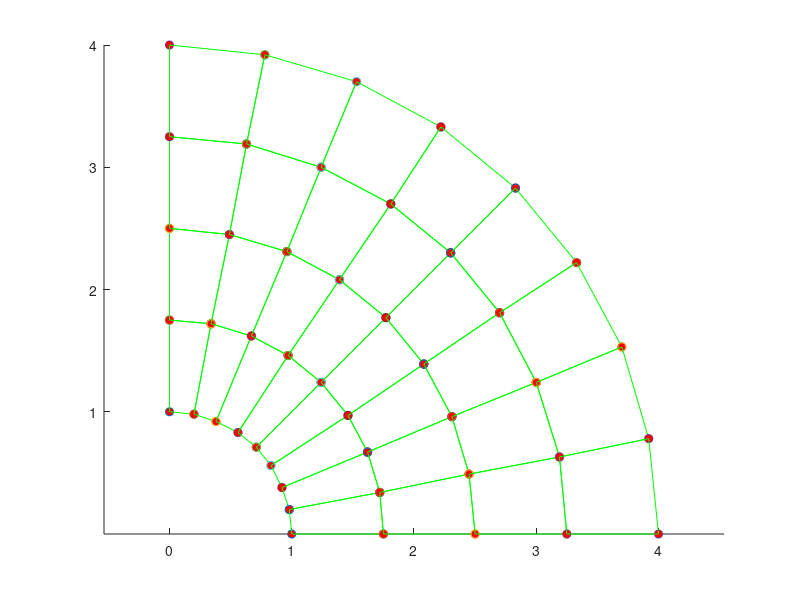
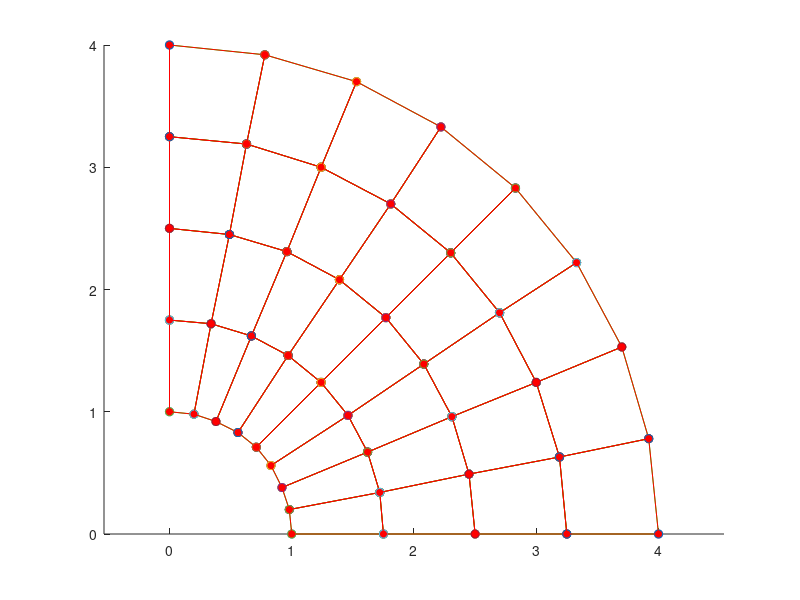

Write the MATLAB code that produced these figures, in order.
function FEM_2Dor3D_linelast_standard
%
%          Example 2D and 3D Linear elastic FEM code
%            Currently coded to run either plane strain or plane stress (2DOF) or general 3D but
%            could easily be modified for axisymmetry too.
%
%        Variables read from input file;
%        nprops              No. material parameters
%        materialprops(i)    List of material parameters
%        ncoord              No. spatial coords (2 for 2D, 3 for 3D)
%        ndof                No. degrees of freedom per node (2 for 2D, 3 for 3D)
%                            (here ndof=ncoord, but the program allows them to be different
%                            to allow extension to plate & beam elements with C^1 continuity)
%        nnode               No. nodes
%        coords(i,j)         ith coord of jth node, for i=1..ncoord; j=1..nnode
%        nelem               No. elements
%        maxnodes            Max no. nodes on any one element (used for array dimensioning)
%        nelnodes(i)         No. nodes on the ith element
%        elident(i)          An integer identifier for the ith element.  Not used
%                            in this code but could be used to switch on reduced integration,
%                            etc.
%        connect(i,j)        List of nodes on the jth element
%        nfix                Total no. prescribed displacements
%        fixnodes(i,j)       List of prescribed displacements at nodes
%                            fixnodes(1,j) Node number
%                            fixnodes(2,j) Displacement component number (1, 2 or 3)
%                            fixnodes(3,j) Value of the displacement
%        ndload              Total no. element faces subjected to tractions
%        dloads(i,j)         List of element tractions
%                            dloads(1,j) Element number
%                            dloads(2,j) face number
%                            dloads(3,j), dloads(4,j), dloads(5,j) Components of traction
%                            (assumed uniform) 
%
%  To run the program you first need to set up an input file, as described in 
%  the lecture notes.  Then change the fopen command below to point to the file.
%  Also change the fopen command in the post-processing step (near the bottom of the
%  program) to point to a suitable output file.  Then execute the file in
%  the usual fashion (e.g. hit the green arrow at the top of the MATLAB
%  editor window)
% 
%
% ==================== Read data from the input file ===========================
%
%
% YOU NEED TO CHANGE THE PATH & FILE NAME TO POINT TO YOUR INPUT FILE
%
infile=fopen('Linear_elastic_pressurized_cylinder.txt','r');
outfile=fopen('FEM_results.txt','w');

[nprops,materialprops,ncoord,ndof,nnode,coords,nelem,maxnodes,connect,nelnodes,elident,nfix,fixnodes,ndload,dloads] = read_input_file(infile);

fclose(infile);

% Plot the initial mesh as a check
close all
figure
plotmesh(coords,ncoord,nnode,connect,nelem,elident,nelnodes,'g');

%
%============================ MAIN FEM ANALYSIS PROCEDURE ========================
%
%   dofs        Nodal displacements.  Let u_i^a be ith displacement component
%               at jth node.  Then dofs contain (u_1^1, u_2^1, u_1^2, u_2^2....) for 2D
%               and (u_1^1, u_2^1, u_3^1, u_1^2, u_2^2, u_3^2....) for 3D
%
%   K           Global stiffness matrix.  Stored as (K_1111 K_1112  K_1121  K_1122...
%                                                    K_1211 K_1212  K_1221  K_1222...
%                                                    K_2111 K_2112  K_2121  K_2122...)
%               for 2D problem and similarly for 3D problem
%   r           Force vector.  Currently only includes contribution from tractions
%               acting on element faces (i.e. body forces are neglected)
%
  dofs = zeros(ndof*nnode,1);  

  K = globalstiffness(ncoord,ndof,nnode,coords,nelem,maxnodes,elident,nelnodes,connect,materialprops,dofs);

  r = globaltraction(ncoord,ndof,nnode,ndload,coords,nelnodes,elident,connect,dloads,dofs);

%
%  Fix constrained nodes.  We should really do this in a way that preserves the symmetry of K
%  but it's not worth it for the small demo problems here.
%
  for n = 1:nfix
     rw = ndof*(fixnodes(1,n)-1) + fixnodes(2,n);
     for cl = 1:ndof*nnode
        K(rw,cl) = 0;
     end
     K(rw,rw) = 1.;
     r(rw) = fixnodes(3,n);
  end
%
% Solve for the displacements
%

  dofs = K\r;

%
%================================= POST-PROCESSING =================================
%
% Create a plot of the deformed mesh
%

  defcoords = zeros(ndof,nnode); 
  scalefactor = 1.0;
  for i = 1:nnode
    for j = 1:ndof
       defcoords(j,i) = coords(j,i) + scalefactor*dofs(ndof*(i-1)+j); 
    end
  end

 figure
 plotmesh(coords,ncoord,nnode,connect,nelem,elident,nelnodes,'g');
 hold on
 plotmesh(defcoords,ncoord,nnode,connect,nelem,elident,nelnodes,'r');  
  
 print_results(outfile, ...
    nprops,materialprops,ncoord,ndof,nnode,coords, ...
    nelem,maxnodes,connect,nelnodes,elident, ...
    nfix,fixnodes,ndload,dloads,dofs)
 
fclose(outfile); 
end 

%================= Material Stiffness ==================================
%
%    Computes elasticity tensor C_{ijkl} = shear modulus and Poissons ratio
%    Currently coded either for plane strain, plane stress or general 3D.
%
function C = materialstiffness(ndof,ncoord,strain,materialprops)

   mu = materialprops(1);
   nu = materialprops(2);
   
   C = zeros(ndof,ncoord,ndof,ncoord);
   
   if (ncoord == 2)   

%  planestrain = 0 => plane stress, planestrain = 1 => plane strain
   planestrain = materialprops(3);
 
     for i = 1:2
       for j = 1:2
         for k = 1:2
           for l = 1:2
             if (planestrain==1) 
               if (i==j && k==l)
                   C(i,j,k,l) = C(i,j,k,l)+2*mu*nu/(1-2*nu);
               end
             else
               if (i==j && k==l)
                   C(i,j,k,l) = C(i,j,k,l)+2*mu*nu/(1-nu);
               end
             end
             if (i==l && k==j)
                 C(i,j,k,l) = C(i,j,k,l)+mu;
             end
             if (i==k && j==l)
                 C(i,j,k,l) = C(i,j,k,l)+mu;
             end
           end
         end
       end
     end
     
   elseif (ncoord == 3) 

     for i = 1:3 
       for j = 1:3
         for k = 1:3
           for l = 1:3
             if (i==j && k==l)
                 C(i,j,k,l)=C(i,j,k,l) + 2.*mu*nu/(1.-2.*nu);
             end
             if (i==k && j==l)
                 C(i,j,k,l)=C(i,j,k,l) + mu;
             end
             if (i==l && j==k)
                 C(i,j,k,l)=C(i,j,k,l) + mu;
             end
            end
          end
        end
      end
    end

 end
%================= Material Stress ==================================
%
%   Computes stress sigma_{ij} given strain epsilon_{ij}
%
function stress = materialstress(ndof,ncoord,strain,materialprops)

   C = materialstiffness(ndof,ncoord,strain,materialprops);
   stress = zeros(ndof,ncoord);
   for i = 1 : ndof
     for j = 1 : ncoord
        for k = 1 : ndof
          for l = 1: ncoord
            stress(i,j) = stress(i,j) + C(i,j,k,l)*strain(k,l);
          end
        end
     end
   end
  end
%
%====================== No. integration points =============================
%
%   Defines the number of integration points:be used for
%   each element type
%
function n = numberofintegrationpoints(ncoord,nelnodes,elident)
  
   if (ncoord == 1) 
     n = nelnodes;   
   elseif (ncoord == 2) 
     if (nelnodes == 3)
         n = 1;
     end
     if (nelnodes == 6)
         n = 3;
     end
     if (nelnodes == 4)
         n = 4;
     end
     if (nelnodes == 8)
         n = 9;
     end
   elseif (ncoord == 3) 
     if (nelnodes == 4)
         n = 1 ;
     end
     if (nelnodes == 10)
         n = 4;
     end
     if (nelnodes == 8)
         n = 8;
     end
     if (nelnodes == 20)
         n = 27;
     end
   end
end   
%
%====================== INTEGRATION POINTS ==================================
%
%   Defines positions of integration points
%
function xi = integrationpoints(ncoord,nelnodes,npoints,elident)

   xi = zeros(ncoord,npoints);
%
%  1D elements
%
   if (ncoord == 1) 
     if (npoints==1) 
       xi(1,1) = 0.;
     elseif (npoints == 2) 
       xi(1,1) = -0.5773502692;
       xi(1,2) = -xi(1,1);
     elseif (npoints == 3) 
       xi(1,1) = -0.7745966692;
       xi(1,2) = 0.0;
       xi(1,3) = -xi(1,1);
     end
%
%  2D elements
%
   elseif (ncoord == 2) 
%
%    Triangular element
%
     if ( nelnodes == 3 || nelnodes == 6 ) 
       if (npoints == 1) 
         xi(1,1) = 1./3.;
         xi(2,1) = 1./3.;
       elseif (npoints == 3) 
         xi(1,1) = 0.6;
         xi(2,1) = 0.2;
         xi(1,2) = 0.2;
         xi(2,2) = 0.6;
         xi(1,3) = 0.2;
         xi(2,3) = 0.2;
       elseif (npoints == 4) 
         xi(1,1) = 1./3.;
         xi(2,1) = 1./3.;
         xi(1,2) = 0.6;
         xi(2,2) = 0.2;
         xi(1,3) = 0.2;
         xi(2,3) = 0.6;
         xi(1,4) = 0.2;
         xi(2,4) = 0.2;
       end
%
%    Rectangular element
%                  
     elseif ( nelnodes==4 || nelnodes==8 ) 

       if (npoints == 1) 
         xi(1,1) = 0.;
         xi(2,1) = 0.;
       elseif (npoints == 4) 
         xi(1,1) = -0.5773502692;
         xi(2,1) = xi(1,1);
         xi(1,2) = -xi(1,1);
         xi(2,2) = xi(1,1);
         xi(1,3) = xi(1,1);
         xi(2,3) = -xi(1,1);
         xi(1,4) = -xi(1,1);
         xi(2,4) = -xi(1,1);
       elseif (npoints == 9) 
         xi(1,1) = -0.7745966692;
         xi(2,1) = xi(1,1);
         xi(1,2) = 0.0;
         xi(2,2) = xi(1,1);
         xi(1,3) = -xi(1,1);
         xi(2,3) = xi(1,1);
         xi(1,4) = xi(1,1);
         xi(2,4) = 0.0;
         xi(1,5) = 0.0;
         xi(2,5) = 0.0;
         xi(1,6) = -xi(1,1);
         xi(2,6) = 0.0;
         xi(1,7) = xi(1,1);
         xi(2,7) = -xi(1,1);
         xi(1,8) = 0.;
         xi(2,8) = -xi(1,1);
         xi(1,9) = -xi(1,1);
         xi(2,9) = -xi(1,1);
       end
     end
%
%   3D elements
%
   elseif (ncoord == 3) 
%
%  3D elements
%
     if (nelnodes == 4 || nelnodes==10 ) 
       if (npoints == 1) 
         xi(1,1) = 0.25;
         xi(2,1) = 0.25;
         xi(3,1) = 0.25;
       elseif (npoints == 4) 
         xi(1,1) = 0.58541020;
         xi(2,1) = 0.13819660;
         xi(3,1) = xi(2,1);
         xi(1,2) = xi(2,1);
         xi(2,2) = xi(1,1);
         xi(3,2) = xi(2,1);
         xi(1,3) = xi(2,1);
         xi(2,3) = xi(2,1);
         xi(3,3) = xi(1,1);
         xi(1,4) = xi(2,1);
         xi(2,4) = xi(2,1);
         xi(3,4) = xi(2,1);
       end
     elseif ( nelnodes==8 || nelnodes==20 ) 
       if (npoints == 1) 
         xi(1,1) = 0.;
         xi(2,1) = 0.;
         xi(3,1) = 0.;
       elseif (npoints == 8) 
         x1D = [-0.5773502692,0.5773502692];
         for k = 1:2
           for j = 1:2 
             for i = 1:2
               n = 4*(k-1) + 2*(j-1) + i;
               xi(1,n) = x1D(i);
               xi(2,n) = x1D(j);
               xi(3,n) = x1D(k);
             end
           end
         end
       elseif (npoints == 27) 
         x1D = [-0.7745966692,0.,0.7745966692];
         for k = 1:3
           for j = 1:3
             for i = 1:3
               n = 9*(k-1) + 3*(j-1) + i;
               xi(1,n) = x1D(i);
               xi(2,n) = x1D(j);
               xi(3,n) = x1D(k);
             end
           end
         end
       end
     end
   end
end

%
%================= INTEGRATION WEIGHTS ==================================
%
%   Defines integration weights w_i
%
function w = integrationweights(ncoord,nelnodes,npoints,elident)

   w = zeros(npoints,1);

%
%  1D elements
%
   if (ncoord == 1) 
     if (npoints == 1)
       w(1) = 2.;
     elseif (npoints == 2) 
       w = [1.,1.];
     elseif (npoints == 3) 
       w = [0.555555555,0.888888888,0.555555555];
     end
%
%  2D elements
%
   elseif (ncoord == 2) 
%
%    Triangular element
%
     if ( nelnodes == 3 || nelnodes == 6 ) 
       if (npoints == 1) 
         w(1) = 0.5;
       elseif (npoints == 3) 
         w(1) = 1./6.;
         w(2) = 1./6.;
         w(3) = 1./6.;
       elseif (npoints == 4) 
         w = [-27./96.,25./96.,25/96.,25/96.];
       end
%
%    Rectangular element
%                  
     elseif ( nelnodes==4 || nelnodes==8 ) 

       if (npoints == 1) 
         w(1) = 4.;
       elseif (npoints == 4) 
         w = [1.,1.,1.,1.];
       elseif (npoints == 9 ) 
         w1D = [0.555555555,0.888888888,0.55555555555];
         for j = 1:3
           for i = 1:3
             n = 3*(j-1)+i;
             w(n) = w1D(i)*w1D(j);
           end
         end    
       end
     end 

   elseif (ncoord == 3) 
%
%  3D elements
%
     if (nelnodes == 4 || nelnodes==10 ) 
       if (npoints == 1) 
         w(1) = 1./6.;
       elseif (npoints == 4) 
         w = [1./24.,1./24.,1./24.,1./24.];
       end
     elseif ( nelnodes==8 || nelnodes==20 ) 
       if (npoints == 1) 
         w(1) = 8.;
       elseif (npoints == 8) 
         w = [1.,1.,1.,1.,1.,1.,1.,1.];
       elseif (npoints == 27) 
         w1D = [0.555555555,0.888888888,0.55555555555];
         for k = 1:3
           for j = 1:3
             for i = 1:3
               n = 9*(k-1)+3*(j-1)+i;
               w(n) = w1D(i)*w1D(j)*w1D(k);
             end
           end    
         end
       end
     end
   end
end

%
%================= SHAPE FUNCTIONS ==================================
%
%        Calculates shape functions for various element types
%
function N = shapefunctions(nelnodes,ncoord,elident,xi)
 

   N = zeros(nelnodes,1);
%
%  1D elements
%
  if (ncoord == 1) 
    if (nelnodes==2) 
      N(1) = 0.5*(1.+xi(1));
      N(2) = 0.5*(1.-xi(1));
    elseif (nelnodes == 3) 
      N(1) = -0.5*xi(1)*(1.-xi(1));
      N(2) =  0.5*xi(1)*(1.+xi(1));
      N(3) = (1.-xi(1))*(1.+xi(1));
    end
%
%  2D elements
%
   elseif (ncoord == 2) 
%
%    Triangular element
%
     if ( nelnodes == 3 ) 
       N(1) = xi(1);
       N(2) = xi(2);
       N(3) = 1.-xi(1)-xi(2);               
     elseif ( nelnodes == 6 ) 
       xi3 = 1.-xi(1)-xi(2);
       N(1) = (2.*xi(1)-1.)*xi(1);
       N(2) = (2.*xi(2)-1.)*xi(2);
       N(3) = (2.*xi3-1.)*xi3;
       N(4) = 4.*xi(1)*xi(2);
       N(5) = 4.*xi(2)*xi3;
       N(6) = 4.*xi3*xi(1);
%
%    Rectangular element
%                  
     elseif ( nelnodes == 4 ) 
       N(1) = 0.25*(1.-xi(1))*(1.-xi(2));
       N(2) = 0.25*(1.+xi(1))*(1.-xi(2));
       N(3) = 0.25*(1.+xi(1))*(1.+xi(2));
       N(4) = 0.25*(1.-xi(1))*(1.+xi(2));
     elseif (nelnodes == 8) 
       N(1) = -0.25*(1.-xi(1))*(1.-xi(2))*(1.+xi(1)+xi(2));
       N(2) = 0.25*(1.+xi(1))*(1.-xi(2))*(xi(1)-xi(2)-1.);
       N(3) = 0.25*(1.+xi(1))*(1.+xi(2))*(xi(1)+xi(2)-1.);
       N(4) = 0.25*(1.-xi(1))*(1.+xi(2))*(xi(2)-xi(1)-1.);
       N(5) = 0.5*(1.-xi(1)*xi(1))*(1.-xi(2));
       N(6) = 0.5*(1.+xi(1))*(1.-xi(2)*xi(2));
       N(7) = 0.5*(1.-xi(1)*xi(1))*(1.+xi(2));
       N(8) = 0.5*(1.-xi(1))*(1.-xi(2)*xi(2));
     end
%
   elseif (ncoord==3) 

     if (nelnodes == 4) 
       N(1) = xi(1);
       N(2) = xi(2);
       N(3) = xi(3);
       N(4) = 1.-xi(1)-xi(2)-xi(3);
     elseif (nelnodes == 10) 
       xi4 = 1.-xi(1)-xi(2)-xi(3);
       N(1) = (2.*xi(1)-1.)*xi(1);
       N(2) = (2.*xi(2)-1.)*xi(2);
       N(3) = (2.*xi(3)-1.)*xi(3);
       N(4) = (2.*xi4-1.)*xi4;
       N(5) = 4.*xi(1)*xi(2);
       N(6) = 4.*xi(2)*xi(3);
       N(7) = 4.*xi(3)*xi(1);
       N(8) = 4.*xi(1)*xi4;
       N(9) = 4.*xi(2)*xi4;
       N(10) = 4.*xi(3)*xi4;
     elseif (nelnodes == 8) 
       N(1) = (1.-xi(1))*(1.-xi(2))*(1.-xi(3))/8.;
       N(2) = (1.+xi(1))*(1.-xi(2))*(1.-xi(3))/8.;
       N(3) = (1.+xi(1))*(1.+xi(2))*(1.-xi(3))/8.;
       N(4) = (1.-xi(1))*(1.+xi(2))*(1.-xi(3))/8.;
       N(5) = (1.-xi(1))*(1.-xi(2))*(1.+xi(3))/8.;
       N(6) = (1.+xi(1))*(1.-xi(2))*(1.+xi(3))/8.;
       N(7) = (1.+xi(1))*(1.+xi(2))*(1.+xi(3))/8.;
       N(8) = (1.-xi(1))*(1.+xi(2))*(1.+xi(3))/8.;
     elseif (nelnodes == 20) 
       N(1) = (1.-xi(1))*(1.-xi(2))*(1.-xi(3))*(-xi(1)-xi(2)-xi(3)-2.)/8.;
       N(2) = (1.+xi(1))*(1.-xi(2))*(1.-xi(3))*(xi(1)-xi(2)-xi(3)-2.)/8.;
       N(3) = (1.+xi(1))*(1.+xi(2))*(1.-xi(3))*(xi(1)+xi(2)-xi(3)-2.)/8.;
       N(4) = (1.-xi(1))*(1.+xi(2))*(1.-xi(3))*(-xi(1)+xi(2)-xi(3)-2.)/8.;
       N(5) = (1.-xi(1))*(1.-xi(2))*(1.+xi(3))*(-xi(1)-xi(2)+xi(3)-2.)/8.;
       N(6) = (1.+xi(1))*(1.-xi(2))*(1.+xi(3))*(xi(1)-xi(2)+xi(3)-2.)/8.;
       N(7) = (1.+xi(1))*(1.+xi(2))*(1.+xi(3))*(xi(1)+xi(2)+xi(3)-2.)/8.;
       N(8) = (1.-xi(1))*(1.+xi(2))*(1.+xi(3))*(-xi(1)+xi(2)+xi(3)-2.)/8.;
       N(9)  = (1.-xi(1)^2)*(1.-xi(2))*(1.-xi(3))/4.;
       N(10) = (1.+xi(1))*(1.-xi(2)^2)*(1.-xi(3))/4.;
       N(11) = (1.-xi(1)^2)*(1.+xi(2))*(1.-xi(3))/4.;
       N(12) = (1.-xi(1))*(1.-xi(2)^2)*(1.-xi(3))/4.;
       N(13) = (1.-xi(1)^2)*(1.-xi(2))*(1.+xi(3))/4.;
       N(14) = (1.+xi(1))*(1.-xi(2)^2)*(1.+xi(3))/4.;
       N(15) = (1.-xi(1)^2)*(1.+xi(2))*(1.+xi(3))/4.;
       N(16) = (1.-xi(1))*(1.-xi(2)^2)*(1.+xi(3))/4.;
       N(17) = (1.-xi(1))*(1.-xi(2))*(1.-xi(3)^2)/4.;
       N(18) = (1.+xi(1))*(1.-xi(2))*(1.-xi(3)^2)/4.;
       N(19) = (1.+xi(1))*(1.+xi(2))*(1.-xi(3)^2)/4.;
       N(20) = (1.-xi(1))*(1.+xi(2))*(1.-xi(3)^2)/4.;
     end
   end

end

%
%================= SHAPE FUNCTION DERIVATIVES ======================
%
function dNdxi = shapefunctionderivs(nelnodes,ncoord,elident,xi)

  dNdxi = zeros(nelnodes,ncoord);
%
% 1D elements
%
  if (ncoord == 1) 
    if (nelnodes==2) 
      dNdxi(1,1) = 0.5;
      dNdxi(2,1) = -0.5;
    elseif (nelnodes == 3) 
      dNdxi(1,1) = -0.5+xi(1);
      dNdxi(2,1) =  0.5+xi(1);
      dNdxi(3,1) = -2.*xi(1);
    end
%
%  2D elements
%
   elseif (ncoord == 2) 
%
%    Triangular element
%
     if ( nelnodes == 3 ) 
       dNdxi(1,1) = 1.;
       dNdxi(2,2) = 1.;
       dNdxi(3,1) = -1.;
       dNdxi(3,2) = -1.;               
     elseif ( nelnodes == 6 ) 
       xi3 = 1.-xi(1)-xi(2);
       dNdxi(1,1) = 4.*xi(1)-1.;
       dNdxi(2,2) = 4.*xi(2)-1.;
       dNdxi(3,1) = -(4.*xi3-1.);
       dNdxi(3,2) = -(4.*xi3-1.);
       dNdxi(4,1) = 4.*xi(2);
       dNdxi(4,2) = 4.*xi(1);
       dNdxi(5,1) = -4.*xi(2);
       dNdxi(5,2) = -4.*xi(1);
       dNdxi(6,1) = 4.*xi3 - 4.*xi(1);
       dNdxi(6,2) = 4.*xi3 - 4.*xi(2);
%
%    Rectangular element
%                  
     elseif ( nelnodes == 4 ) 
       dNdxi(1,1) = -0.25*(1.-xi(2));
       dNdxi(1,2) = -0.25*(1.-xi(1));
       dNdxi(2,1) = 0.25*(1.-xi(2));
       dNdxi(2,2) = -0.25*(1.+xi(1));
       dNdxi(3,1) = 0.25*(1.+xi(2));
       dNdxi(3,2) = 0.25*(1.+xi(1));
       dNdxi(4,1) = -0.25*(1.+xi(2));
       dNdxi(4,2) = 0.25*(1.-xi(1));
     elseif (nelnodes == 8) 
       dNdxi(1,1) = 0.25*(1.-xi(2))*(2.*xi(1)+xi(2));
       dNdxi(1,2) = 0.25*(1.-xi(1))*(xi(1)+2.*xi(2));
       dNdxi(2,1) = 0.25*(1.-xi(2))*(2.*xi(1)-xi(2));
       dNdxi(2,2) = 0.25*(1.+xi(1))*(2.*xi(2)-xi(1));
       dNdxi(3,1) = 0.25*(1.+xi(2))*(2.*xi(1)+xi(2));
       dNdxi(3,2) = 0.25*(1.+xi(1))*(2.*xi(2)+xi(1));
       dNdxi(4,1) = 0.25*(1.+xi(2))*(2.*xi(1)-xi(2));
       dNdxi(4,2) = 0.25*(1.-xi(1))*(2.*xi(2)-xi(1));
       dNdxi(5,1) = -xi(1)*(1.-xi(2));
       dNdxi(5,2) = -0.5*(1.-xi(1)*xi(1));
       dNdxi(6,1) = 0.5*(1.-xi(2)*xi(2));
       dNdxi(6,2) = -(1.+xi(1))*xi(2);
       dNdxi(7,1) = -xi(1)*(1.+xi(2));
       dNdxi(7,2) = 0.5*(1.-xi(1)*xi(1));
       dNdxi(8,1) = -0.5*(1.-xi(2)*xi(2));
       dNdxi(8,2) = -(1.-xi(1))*xi(2);
      end
%
%    3D elements
%
   elseif (ncoord==3) 

     if (nelnodes == 4) 
       dNdxi(1,1) = 1.;
       dNdxi(2,2) = 1.;
       dNdxi(3,3) = 1.;
       dNdxi(4,1) = -1.;
       dNdxi(4,2) = -1.;
       dNdxi(4,3) = -1.;
     elseif (nelnodes == 10) 
       xi4 = 1.-xi(1)-xi(2)-xi(3);
       dNdxi(1,1) = (4.*xi(1)-1.);
       dNdxi(2,2) = (4.*xi(2)-1.);
       dNdxi(3,3) = (4.*xi(3)-1.);
       dNdxi(4,1) = -(4.*xi4-1.);
       dNdxi(4,2) = -(4.*xi4-1.);
       dNdxi(4,3) = -(4.*xi4-1.);
       dNdxi(5,1) = 4.*xi(2);
       dNdxi(5,2) = 4.*xi(1);
       dNdxi(6,2) = 4.*xi(3);
       dNdxi(6,3) = 4.*xi(2);
       dNdxi(7,1) = 4.*xi(3);
       dNdxi(7,3) = 4.*xi(1); 
       dNdxi(8,1) = 4.*(xi4-xi(1));
       dNdxi(8,2) = -4.*xi(1);
       dNdxi(8,3) = -4.*xi(1);
       dNdxi(9,1) = -4.*xi(2);
       dNdxi(9,2) = 4.*(xi4-xi(2));
       dNdxi(9,3) = -4.*xi(2);
       dNdxi(10,1) = -4.*xi(3)*xi4;
       dNdxi(10,2) = -4.*xi(3);
       dNdxi(10,3) = 4.*(xi4-xi(3));
     elseif (nelnodes == 8) 
       dNdxi(1,1) = -(1.-xi(2))*(1.-xi(3))/8.;
       dNdxi(1,2) = -(1.-xi(1))*(1.-xi(3))/8.;
       dNdxi(1,3) = -(1.-xi(1))*(1.-xi(2))/8.;
       dNdxi(2,1) = (1.-xi(2))*(1.-xi(3))/8.;
       dNdxi(2,2) = -(1.+xi(1))*(1.-xi(3))/8.;
       dNdxi(2,3) = -(1.+xi(1))*(1.-xi(2))/8.;
       dNdxi(3,1) = (1.+xi(2))*(1.-xi(3))/8.;
       dNdxi(3,2) = (1.+xi(1))*(1.-xi(3))/8.;
       dNdxi(3,3) = -(1.+xi(1))*(1.+xi(2))/8.;
       dNdxi(4,1) = -(1.+xi(2))*(1.-xi(3))/8.;
       dNdxi(4,2) = (1.-xi(1))*(1.-xi(3))/8.;
       dNdxi(4,3) = -(1.-xi(1))*(1.+xi(2))/8.;
       dNdxi(5,1) = -(1.-xi(2))*(1.+xi(3))/8.;
       dNdxi(5,2) = -(1.-xi(1))*(1.+xi(3))/8.;
       dNdxi(5,3) = (1.-xi(1))*(1.-xi(2))/8.;
       dNdxi(6,1) = (1.-xi(2))*(1.+xi(3))/8.;
       dNdxi(6,2) = -(1.+xi(1))*(1.+xi(3))/8.;
       dNdxi(6,3) = (1.+xi(1))*(1.-xi(2))/8.;
       dNdxi(7,1) = (1.+xi(2))*(1.+xi(3))/8.;
       dNdxi(7,2) = (1.+xi(1))*(1.+xi(3))/8.;
       dNdxi(7,3) = (1.+xi(1))*(1.+xi(2))/8.;
       dNdxi(8,1) = -(1.+xi(2))*(1.+xi(3))/8.;
       dNdxi(8,2) = (1.-xi(1))*(1.+xi(3))/8.;
       dNdxi(8,3) = (1.-xi(1))*(1.+xi(2))/8.;
     elseif (nelnodes == 20) 
       dNdxi(1,1) = (-(1.-xi(2))*(1.-xi(3))*(-xi(1)-xi(2)-xi(3)-2.)-(1.-xi(1))*(1.-xi(2))*(1.-xi(3)))/8.;
       dNdxi(1,2) = (-(1.-xi(1))*(1.-xi(3))*(-xi(1)-xi(2)-xi(3)-2.)-(1.-xi(1))*(1.-xi(2))*(1.-xi(3)))/8.;
       dNdxi(1,3) = (-(1.-xi(1))*(1.-xi(2))*(-xi(1)-xi(2)-xi(3)-2.)-(1.-xi(1))*(1.-xi(2))*(1.-xi(3)))/8.;

       dNdxi(2,1) = ((1.-xi(2))*(1.-xi(3))*(xi(1)-xi(2)-xi(3)-2.)+(1.+xi(1))*(1.-xi(2))*(1.-xi(3)))/8.;
       dNdxi(2,2) = (-(1.+xi(1))*(1.-xi(3))*(xi(1)-xi(2)-xi(3)-2.)-(1.+xi(1))*(1.-xi(2))*(1.-xi(3)))/8.;
       dNdxi(2,3) = (-(1.+xi(1))*(1.-xi(2))*(xi(1)-xi(2)-xi(3)-2.)-(1.+xi(1))*(1.-xi(2))*(1.-xi(3)))/8.;

       dNdxi(3,1) = ((1.+xi(2))*(1.-xi(3))*(xi(1)+xi(2)-xi(3)-2.)+(1.+xi(1))*(1.+xi(2))*(1.-xi(3)))/8.;
       dNdxi(3,2) = ((1.+xi(1))*(1.-xi(3))*(xi(1)+xi(2)-xi(3)-2.)+(1.+xi(1))*(1.+xi(2))*(1.-xi(3)))/8.;
       dNdxi(3,3) = (-(1.+xi(1))*(1.+xi(2))*(xi(1)+xi(2)-xi(3)-2.)-(1.+xi(1))*(1.+xi(2))*(1.-xi(3)))/8.;

       dNdxi(4,1) = (-(1.+xi(2))*(1.-xi(3))*(-xi(1)+xi(2)-xi(3)-2.)-(1.-xi(1))*(1.+xi(2))*(1.-xi(3)))/8.;
       dNdxi(4,2) = ((1.-xi(1))*(1.-xi(3))*(-xi(1)+xi(2)-xi(3)-2.)+(1.-xi(1))*(1.+xi(2))*(1.-xi(3)))/8.;
       dNdxi(4,3) = (-(1.-xi(1))*(1.+xi(2))*(-xi(1)+xi(2)-xi(3)-2.)-(1.-xi(1))*(1.+xi(2))*(1.-xi(3)))/8.;
       dNdxi(5,1) = (-(1.-xi(2))*(1.+xi(3))*(-xi(1)-xi(2)+xi(3)-2.)-(1.-xi(1))*(1.-xi(2))*(1.+xi(3)))/8.;
       dNdxi(5,2) = (-(1.-xi(1))*(1.+xi(3))*(-xi(1)-xi(2)+xi(3)-2.)-(1.-xi(1))*(1.-xi(2))*(1.+xi(3)))/8.;
       dNdxi(5,3) = ((1.-xi(1))*(1.-xi(2))*(-xi(1)-xi(2)+xi(3)-2.)+(1.-xi(1))*(1.-xi(2))*(1.+xi(3)))/8.;
       dNdxi(6,1) = ((1.-xi(2))*(1.+xi(3))*(xi(1)-xi(2)+xi(3)-2.)+(1.+xi(1))*(1.-xi(2))*(1.+xi(3)))/8.;
       dNdxi(6,2) = (-(1.+xi(1))*(1.+xi(3))*(xi(1)-xi(2)+xi(3)-2.)-(1.+xi(1))*(1.-xi(2))*(1.+xi(3)))/8.;
       dNdxi(6,3) = ((1.+xi(1))*(1.-xi(2))*(xi(1)-xi(2)+xi(3)-2.)+(1.+xi(1))*(1.-xi(2))*(1.+xi(3)))/8.;
       dNdxi(7,1) = ((1.+xi(2))*(1.+xi(3))*(xi(1)+xi(2)+xi(3)-2.)+(1.+xi(1))*(1.+xi(2))*(1.+xi(3)))/8.;
       dNdxi(7,2) = ((1.+xi(1))*(1.+xi(3))*(xi(1)+xi(2)+xi(3)-2.)+(1.+xi(1))*(1.+xi(2))*(1.+xi(3)))/8.;
       dNdxi(7,3) = ((1.+xi(1))*(1.+xi(2))*(xi(1)+xi(2)+xi(3)-2.)+(1.+xi(1))*(1.+xi(2))*(1.+xi(3)))/8.;
       dNdxi(8,1) = (-(1.+xi(2))*(1.+xi(3))*(-xi(1)+xi(2)+xi(3)-2.)-(1.-xi(1))*(1.+xi(2))*(1.+xi(3)))/8.;
       dNdxi(8,2) = ((1.-xi(1))*(1.+xi(3))*(-xi(1)+xi(2)+xi(3)-2.)+(1.-xi(1))*(1.+xi(2))*(1.+xi(3)))/8.;
       dNdxi(8,3) = ((1.-xi(1))*(1.+xi(2))*(-xi(1)+xi(2)+xi(3)-2.)+(1.-xi(1))*(1.+xi(2))*(1.+xi(3)))/8.;
       dNdxi(9,1)  = -2.*xi(1)*(1.-xi(2))*(1.-xi(3))/4.;
       dNdxi(9,2)  = -(1.-xi(1)^2)*(1.-xi(3))/4.;
       dNdxi(9,3)  = -(1.-xi(1)^2)*(1.-xi(2))/4.;
       dNdxi(10,1)  = (1.-xi(2)^2)*(1.-xi(3))/4.;
       dNdxi(10,2)  = -2.*xi(2)*(1.+xi(1))*(1.-xi(3))/4.;
       dNdxi(10,3)  = -(1.-xi(2)^2)*(1.+xi(1))/4.;
       dNdxi(11,1)  = -2.*xi(1)*(1.+xi(2))*(1.-xi(3))/4.;
       dNdxi(11,2)  = (1.-xi(1)^2)*(1.-xi(3))/4.;
       dNdxi(11,3)  = -(1.-xi(1)^2)*(1.+xi(2))/4.;
       dNdxi(12,1)  = -(1.-xi(2)^2)*(1.-xi(3))/4.;
       dNdxi(12,2)  = -2.*xi(2)*(1.-xi(1))*(1.-xi(3))/4.;
       dNdxi(12,3)  = -(1.-xi(2)^2)*(1.-xi(1))/4.;
       dNdxi(13,1)  = -2.*xi(1)*(1.-xi(2))*(1.+xi(3))/4.;
       dNdxi(13,2)  = -(1.-xi(1)^2)*(1.+xi(3))/4.;
       dNdxi(13,3)  = (1.-xi(1)^2)*(1.-xi(2))/4.;
       dNdxi(14,1)  = (1.-xi(2)^2)*(1.+xi(3))/4.;
       dNdxi(14,2)  = -2.*xi(2)*(1.+xi(1))*(1.+xi(3))/4.;
       dNdxi(14,3)  = (1.-xi(2)^2)*(1.+xi(1))/4.;
       dNdxi(15,1)  = -2.*xi(1)*(1.+xi(2))*(1.+xi(3))/4.;
       dNdxi(15,2)  =  (1.-xi(1)^2)*(1.+xi(3))/4.;
       dNdxi(15,3)  = (1.-xi(1)^2)*(1.+xi(2))/4.;
       dNdxi(16,1)  = -(1.-xi(2)^2)*(1.+xi(3))/4.;
       dNdxi(16,2)  = -2.*xi(2)*(1.-xi(1))*(1.+xi(3))/4.;
       dNdxi(16,3)  = (1.-xi(2)^2)*(1.-xi(1))/4.;
       dNdxi(17,1) = -(1.-xi(2))*(1.-xi(3)^2)/4.;
       dNdxi(17,2) = -(1.-xi(1))*(1.-xi(3)^2)/4.;
       dNdxi(17,3) = -xi(3)*(1.-xi(1))*(1.-xi(2))/2.;
       dNdxi(18,1) = (1.-xi(2))*(1.-xi(3)^2)/4.;
       dNdxi(18,2) = -(1.+xi(1))*(1.-xi(3)^2)/4.;
       dNdxi(18,3) = -xi(3)*(1.+xi(1))*(1.-xi(2))/2.;
       dNdxi(19,1) = (1.+xi(2))*(1.-xi(3)^2)/4.;
       dNdxi(19,2) = (1.+xi(1))*(1.-xi(3)^2)/4.;
       dNdxi(19,3) = -xi(3)*(1.+xi(1))*(1.+xi(2))/2.;
       dNdxi(20,1) = -(1.+xi(2))*(1.-xi(3)^2)/4.;
       dNdxi(20,2) = (1.-xi(1))*(1.-xi(3)^2)/4.;
       dNdxi(20,3) = -xi(3)*(1.-xi(1))*(1.+xi(2))/2.;
     end
   end

  end
%
%================= ELEMENT STIFFNESS MATRIX ================================
%
function kel = elstif(ncoord,ndof,nelnodes,elident,coord,materialprops,displacement)
%
%  Assemble the element stiffness
%
%    Arguments;
%
%      ncoord             No. coordinates (2 or 3 for 2D or 3D problem)
%      ndof               No. degrees of freedom per node (often ndof = ncoord)
%      nelnodes           No. nodes on the element
%      elident            Element identifier (not used here - for future enhancements!)
%      coords(i,a)        ith coord of ath node
%      materialprops      Material properties passed on:constitutive procedures
%      displacement(i,a)  ith displacement component at ath node
%
%   Local variables
%      npoints            No. integration points
%      xi(i,inpt)         ith local coord of integration point no. intpt
%      w(intpt)           weight for integration point no. intpt
%      N(a)               Shape function associated with ath node on element
%      dNdxi(a,i)         Derivative of ath shape function wrt ith local coord
%      dNdx(a,i)          Derivative of ath shape function wrt ith global coord
%      dxdxi(i,j)         Derivative of ith global coord wrt jth local coord
%      dxidx(i,j)         Derivative of ith local coord wrt jth global coord
%      det                Determinant of jacobian
%      strain(i,j)        strain_ij components
%      dsde(i,j,k,l)      Derivative of stress_ij with respect:strain_kl
%      kel(row,col)       Rows && cols of element stiffness
%
%
   npoints = numberofintegrationpoints(ncoord,nelnodes,elident);
   dNdx = zeros(nelnodes,ncoord);
   dxdxi = zeros(ncoord,ncoord);
   strain = zeros(ndof,ncoord);
   kel = zeros(ndof*nelnodes,ndof*nelnodes);
%
%  Set up integration points && weights    
%
   xilist = integrationpoints(ncoord,nelnodes,npoints,elident);
   w = integrationweights(ncoord,nelnodes,npoints,elident);
%
%  Loop over the integration points
%
   for intpt = 1:npoints

%     Compute shape functions && derivatives wrt local coords
%
      for i = 1:ncoord
        xi(i) = xilist(i,intpt);
      end      
      N = shapefunctions(nelnodes,ncoord,elident,xi);
      dNdxi = shapefunctionderivs(nelnodes,ncoord,elident,xi);

      
%
%     Compute the jacobian matrix && its determinant
%
      for i = 1:ncoord
        for j = 1:ncoord
          dxdxi(i,j) = 0.;
          for a = 1:nelnodes
            dxdxi(i,j) = dxdxi(i,j) + coord(i,a)*dNdxi(a,j);
          end
        end
      end
      
      dxidx = inv(dxdxi);
      dt = det(dxdxi);
%
%     Convert shape function derivatives:derivatives wrt global coords
%
      for a = 1:nelnodes
        for i = 1:ncoord
          dNdx(a,i) = 0.;
          for j = 1:ncoord
            dNdx(a,i) = dNdx(a,i) + dNdxi(a,j)*dxidx(j,i);
          end
        end
      end
%
%     Compute the (infinitesimal) strain by differentiating displacements
%     This step is not really necessary for linear elasticity calculations
%     where stiffness is independent of strain.  It is included:allow
%     extension:nonlinear materials later.
%
      for i = 1:ncoord
         for j = 1:ncoord
            strain(i,j) = 0.;
            for a = 1:nelnodes
              strain(i,j) = strain(i,j) + 0.5*(displacement(i,a)*dNdx(a,j)+displacement(j,a)*dNdx(a,i));
            end
         end
      end
%
%     Compute the material tangent stiffness (d stress/d strain)
%     ds/de is just C_ijkl for linear elasticity - this notation is used
%     to allow extension to nonlinear problems
%
      dsde = materialstiffness(ndof,ncoord,strain,materialprops);
%
%     Compute the element stiffness
%             
      for a = 1:nelnodes
        for i = 1:ndof
          for b = 1:nelnodes
            for k = 1:ndof
              row = ndof*(a-1)+i;
              col = ndof*(b-1)+k;
              for j = 1:ncoord
                for l = 1:ncoord
                  kel(col,row) = kel(col,row) + dsde(i,j,k,l)*dNdx(b,l)*dNdx(a,j)*w(intpt)*dt;
                end
              end
            end
          end
        end
      end
   end

end


 %====================== No. nodes on element faces ================
%
%   This procedure returns the number of nodes on each element face
%   for various element types.  This info is needed for computing
%   the surface integrals associated with the element traction vector
%
function n = nfacenodes(ncoord,nelnodes,elident,face)
   if (ncoord == 2) 
     if (nelnodes == 3 || nelnodes == 4)
         n = 2;
     elseif (nelnodes == 6 || nelnodes == 8)
         n=3;
     end
   elseif (ncoord == 3) 
     if (nelnodes == 4)
         n = 3;
     elseif (nelnodes == 10)
         n = 6;
     elseif (nelnodes == 8)
         n = 4;
     elseif (nelnodes == 20)
         n = 8;
     end
   end
end
%======================= Lists of nodes on element faces =============
%
%    This procedure returns the list of nodes on an element face
%    The nodes are ordered so that the element face forms either
%    a 1D line element or a 2D surface element for 2D or 3D problems
%
function list = facenodes(ncoord,nelnodes,elident,face)

   i3 = [2,3,1];
   i4 = [2,3,4,1]; 

   list = zeros(nfacenodes(ncoord,nelnodes,face),1);

   if (ncoord == 2) 
     if (nelnodes == 3) 
       list(1) = face;
       list(2) = i3(face);
     elseif (nelnodes == 6) 
       list(1) = face;
       list(2) = i3(face);
       list(3) = face+3;
     elseif (nelnodes==4) 
       list(1) = face;
       list(2) = i4(face);
     elseif (nelnodes==8) 
       list(1) = face;
       list(2) = i4(face);
       list(3) = face+4;
     end
   elseif (ncoord == 3) 
     if (nelnodes==4) 
       if   (face == 1)
           list = [1,2,3];
       elseif (face == 2)
           list = [1,4,2];
       elseif (face == 3)
           list = [2,4,3];
       elseif (face == 4)
           list = [3,4,1];
       end
     elseif (nelnodes == 10) 
       if   (face == 1)
           list = [1,2,3,5,6,7];
       elseif (face == 2)
           list = [1,4,2,8,9,5];
       elseif (face == 3)
           list = [2,4,3,9,10,6];
       elseif (face == 4)
           list = [3,4,1,10,8,7];
       end
     elseif (nelnodes == 8) 
       if   (face == 1)
           list = [1,2,3,4];
       elseif (face == 2)
           list = [5,8,7,6];
       elseif (face == 3)
           list = [1,5,6,2];
       elseif (face == 4)
           list = [2,3,7,6];
       elseif (face == 5)
           list = [3,7,8,4];
       elseif (face == 6)
           list = [4,8,5,1];
       end
     elseif (nelnodes == 20)  
       if   (face == 1)
           list = [1,2,3,4,9,10,11,12];
       elseif (face == 2)
           list = [5,8,7,6,16,15,14,13];
       elseif (face == 3)
           list = [1,5,6,2,17,13,18,9];
       elseif (face == 4)
           list = [2,6,7,3,18,14,19,10];
       elseif (face == 5)
           list = [3,7,8,4,19,15,20,11];
       elseif (face == 6)
           list = [4,8,5,1,20,16,17,12];
       end
     end
   end
end
%
%====================== ELEMENT DISTRIBUTED LOAD VECTOR ==============
%
function r = eldload(ncoord,ndof,nfacenodes,elident,coords,traction)

  npoints = numberofintegrationpoints(ncoord-1,nfacenodes);
  xi = zeros(ncoord-1,1);
  dxdxi = zeros(ncoord,ncoord-1);
  r = zeros(ndof*nfacenodes,1);
   
  xilist = integrationpoints(ncoord-1,nfacenodes,npoints);
  w = integrationweights(ncoord-1,nfacenodes,npoints);

  for intpt = 1:npoints

    for i = 1:ncoord-1
      xi(i) = xilist(i,intpt);
    end

    N = shapefunctions(nfacenodes,ncoord-1,elident,xi);
    dNdxi = shapefunctionderivs(nfacenodes,ncoord-1,elident,xi);
%
%     Compute the jacobian matrix && its determinant
%
    for i = 1:ncoord
      for j = 1:ncoord-1
        dxdxi(i,j) = 0.;
        for a = 1:nfacenodes
          dxdxi(i,j) = dxdxi(i,j) + coords(i,a)*dNdxi(a,j);
        end
      end
    end
    if (ncoord == 2) 
      dt = sqrt(dxdxi(1,1)^2+dxdxi(2,1)^2);
    elseif (ncoord == 3) 
      dt = sqrt( ((dxdxi(2,1)*dxdxi(3,2))-(dxdxi(2,2)*dxdxi(3,1)))^2 ...
          + ((dxdxi(1,1)*dxdxi(3,2))-(dxdxi(1,2)*dxdxi(3,1)))^2 ...
          + ((dxdxi(1,1)*dxdxi(2,2))-(dxdxi(1,2)*dxdxi(2,1)))^2 );
    end
   for a = 1:nfacenodes
      for i = 1:ndof
        row = ndof*(a-1)+i;
        r(row) = r(row) + N(a)*traction(i)*w(intpt)*dt;
      end
    end
  end
end
%
%====================== Assemble the global stiffness matrix =================
%
function Stif = globalstiffness(ncoord,ndof,nnode,coords,nelem,maxnodes,elident,nelnodes,connect,materialprops,dofs)
%
%   Assemble the global stiffness matrix
%

   Stif = zeros(ndof*nnode,ndof*nnode);
   lmncoord = zeros(ncoord,maxnodes);
   lmndof = zeros(ndof,maxnodes);
%
%   Loop over all the elements
%
   for lmn = 1:nelem
%
%   Extract coords of nodes, DOF for the current element
%
      for a = 1:nelnodes(lmn)
        for i = 1:ncoord
          lmncoord(i,a) = coords(i,connect(a,lmn));
        end
        for i = 1:ndof
          lmndof(i,a) = dofs(ndof*(connect(a,lmn)-1)+i);
        end
      end
    n = nelnodes(lmn);
    ident = elident(lmn);
    kel = elstif(ncoord,ndof,n,ident,lmncoord,materialprops,lmndof);
%
%   Add the current element stiffness:the global stiffness
%
    for a = 1:nelnodes(lmn)
      for i = 1:ndof
        for b = 1:nelnodes(lmn)
          for k = 1:ndof
            rw = ndof*(connect(a,lmn)-1)+i;
            cl = ndof*(connect(b,lmn)-1)+k;
            Stif(rw,cl) = Stif(rw,cl) + kel(ndof*(a-1)+i,ndof*(b-1)+k);
          end
        end
      end
    end
   end
end
%
%===================== Assemble the global traction vector =============
%
function r = globaltraction(ncoord,ndof,nnodes,ndload,coords,nelnodes,elident,connect,dloads,dofs)

   r = zeros(ndof*nnodes,1);
   traction = zeros(ndof,1);

   for load = 1:ndload
%
%     Extract the coords of the nodes on the appropriate element face
%
      lmn = dloads(1,load);
      face = dloads(2,load);
      n = nelnodes(lmn);
      ident = elident(lmn);
      nfnodes = nfacenodes(ncoord,n,ident,face); 
      nodelist = facenodes(ncoord,n,ident,face);     
      lmncoord = zeros(ncoord,nfnodes);
      for a = 1:nfnodes
        for i = 1:ncoord
          lmncoord(i,a) = coords(i,connect(nodelist(a),dloads(1,load)));
        end
        for i = 1:ndof
          lmndof(i,a) = dofs(ndof*(connect(nodelist(a),dloads(1,load))-1)+i);
        end
      end
%
%    Compute the element load vector
%
     for i = 1:ndof
       traction(i) = dloads(i+2,load);
     end

     rel = eldload(ncoord,ndof,nfnodes,ident,lmncoord,traction);
%
%    Assemble the element load vector into global vector
%
     for a = 1:nfnodes
       for i = 1:ndof
         rw = (connect(nodelist(a),dloads(1,load))-1)*ndof+i;
         r(rw) = r(rw) + rel((a-1)*ndof+i);
       end
     end

   end
end       

function print_results(outfile, ...
    nprops,materialprops,ncoord,ndof,nnode,coords, ...
    nelem,maxnodes,connect,nelnodes,elident, ...
    nfix,fixnodes,ndload,dloads,dofs)
%      Print nodal displacements, element strains && stresses:a file

fprintf(outfile,'Nodal Displacements: \n');
   if (ndof == 2) 
     fprintf(outfile,' Node      Coords         u1       u2 \n');
     for i = 1:nnode
      fprintf(outfile,'%3d %8.4f %8.4f %8.4f %8.4f\n', ...
                               i,coords(1,i),coords(2,i),dofs(2*i-1),dofs(2*i));
     end
   elseif (ndof == 3) 
     fprintf(outfile,' Node            Coords            u1       u2       u3 \n');
     for i = 1:nnode
      fprintf(outfile,'%3d %8.4f %8.4f %8.4f %8.4f %8.4f %8.4f \n', ...
                    i,coords(1,i),coords(2,i),coords(3,i),dofs(3*i-2),dofs(3*i-1),dofs(3*i));
     end
   end

   fprintf(outfile,'\n\n Strains and Stresses \n');


   lmncoord = zeros(ncoord,maxnodes);
   displacements = zeros(ndof,maxnodes);

%
%   Loop over all the elements
%
   for lmn = 1:nelem

    fprintf(outfile,' \n Element; %d ',lmn);
    if (ncoord == 2)   
    fprintf(outfile,'  \n int pt    Coords          e_11      e_22     e_12      s_11       s_22      s_12 \n');

    elseif (ncoord == 3) 
    fprintf(outfile,'\n int pt         Coords            e_11      e_22     e_33      e_12       e_13      e_23      s_11      s_22      s_33      s_12      s_13      s_23 \n');
    end
%
%   Extract coords of nodes, DOF for the current element
%
      for a = 1:nelnodes(lmn)
        for i = 1:ncoord
          lmncoord(i,a) = coords(i,connect(a,lmn));
        end
        for i = 1:ndof
          displacements(i,a) = dofs(ndof*(connect(a,lmn)-1)+i);
        end
      end
      n = nelnodes(lmn);
      ident = elident(lmn);
 
      npoints = numberofintegrationpoints(ncoord,n);
      dNdx = zeros(n,ncoord);
      dxdxi = zeros(ncoord,ncoord);
      strain = zeros(ndof,ncoord);
      xi = zeros(ncoord,1);
      x = zeros(ncoord,1);
%
%  Set up integration points 
%
      xilist = integrationpoints(ncoord,n,npoints);
%
%  Loop over the integration points
%
     for intpt = 1:npoints

%     Compute shape functions && derivatives wrt local coords
%
       for i = 1:ncoord
         xi(i) = xilist(i,intpt);
       end
       N = shapefunctions(n,ncoord,ident,xi);      
       dNdxi = shapefunctionderivs(n,ncoord,ident,xi);
%
%     Compute the coords of the integration point
%
      for i = 1:ncoord
        x(i) = 0.;
        for a = 1:n
          x(i) = x(i) + lmncoord(i,a)*N(a);
        end
      end
%
%     Compute the jacobian matrix && its determinant
%
      for i = 1:ncoord
        for j = 1:ncoord
          dxdxi(i,j) = 0.;
          for a = 1:n
            dxdxi(i,j) = dxdxi(i,j) + lmncoord(i,a)*dNdxi(a,j);
          end
        end
      end

      dxidx = inv(dxdxi);
%
%     Convert shape function derivatives:derivatives wrt global coords
%
      for a = 1:n
        for i = 1:ncoord
          dNdx(a,i) = 0.;
          for j = 1:ncoord
            dNdx(a,i) = dNdx(a,i) + dNdxi(a,j)*dxidx(j,i);
          end
        end
      end
%
%     Compute the (infinitesimal) strain by differentiating displacements
%
      for i = 1:ncoord
         for j = 1:ncoord
            strain(i,j) = 0.;
            for a = 1:n
              strain(i,j) = strain(i,j) + 0.5*(displacements(i,a)*dNdx(a,j)+displacements(j,a)*dNdx(a,i));
            end
         end
      end

      stress = materialstress(ndof,ncoord,strain,materialprops);

      if (ncoord == 2) 

      fprintf(outfile,'%5d %7.4f %7.4f %9.4f %9.4f %9.4f %9.4f %9.4f %9.4f \n', ...
        intpt,x(1),x(2),strain(1,1),strain(2,2),strain(1,2),stress(1,1),stress(2,2),stress(1,2));


      elseif (ncoord == 3) 

      fprintf(outfile,'%5d %7.4f %7.4f %7.4f %9.4f %9.4f %9.4f %9.4f %9.4f %9.4f %9.4f %9.4f %9.4f %9.4f %9.4f %9.4f \n',...
              intpt,x(1),x(2),x(3), ...
              strain(1,1),strain(2,2),strain(3,3),strain(1,2),strain(1,3),strain(2,3), ...
              stress(1,1),stress(2,2),stress(3,3),stress(1,2),stress(1,3),stress(2,3));
      end
     end
   end
end

%==============================Function read_input_file =================
 function [nprops,materialprops,ncoord,ndof,nnode,coords,nelem,maxnodes, ...
                connect,nelnodes,elident,nfix,fixnodes,ndload,dloads] = read_input_file(infile) 

 cellarray=textscan(infile,'%s');

%  Total no. material parameters, && list of parameters
%
   nprops = str2num(cellarray{1}{2});
   materialprops = zeros(nprops,1);
   cellno = 2;
   for i = 1:nprops
     cellno = cellno + 2;  
     materialprops(i) = str2num(cellarray{1}{cellno});
   end;
%
%    no. coords (1:3), no. DOF, no. nodes && nodal coordinates
%
   cellno = cellno + 2;
   ncoord = str2num(cellarray{1}{cellno});
   cellno = cellno + 2;
   ndof = str2num(cellarray{1}{cellno});
   cellno = cellno + 2;
   nnode = str2num(cellarray{1}{cellno});
 
   coords = zeros(ncoord,nnode);
   cellno = cellno + 1;
   for i = 1 : nnode
     for j = 1 : ncoord
       cellno = cellno + 1;
       coords(j,i) = str2num(cellarray{1}{cellno});
     end;
   end;
%
%    No. elements && connectivity
%
   cellno = cellno + 2;
   nelem = str2num(cellarray{1}{cellno});
   cellno = cellno + 2;
   maxnodes = str2num(cellarray{1}{cellno});
   connect = zeros(maxnodes,nelem);
   nelnodes = zeros(nelem,1);
   elident = zeros(nelem,1);
   cellno = cellno + 3;
   for i = 1 : nelem
     cellno = cellno + 1;
     elident(i) = str2num(cellarray{1}{cellno});
     cellno = cellno + 1;
     nelnodes(i) = str2num(cellarray{1}{cellno});
     for j = 1 : nelnodes(i)
       cellno = cellno + 1;
       connect(j,i) = str2num(cellarray{1}{cellno});
     end
   end
%
%    No. nodes with prescribed displacements, with the prescribed displacements
% 
   cellno = cellno + 2;
   nfix = str2num(cellarray{1}{cellno});
   cellno = cellno + 3;
   fixnodes = zeros(3,nfix);
   for i = 1 : nfix
      cellno = cellno + 1;
      fixnodes(1,i) = str2num(cellarray{1}{cellno});
      cellno = cellno + 1;
      fixnodes(2,i) = str2num(cellarray{1}{cellno});
      cellno = cellno + 1;
      fixnodes(3,i) = str2num(cellarray{1}{cellno});
   end;
%
%    No. loaded element faces, with the loads
%
    cellno = cellno + 2;
    ndload = str2num(cellarray{1}{cellno});
    cellno = cellno + 3;
    dloads = zeros(2+ndof,ndload);
    for i = 1 : ndload
       cellno = cellno + 1;
       dloads(1,i) = str2num(cellarray{1}{cellno});
       cellno = cellno + 1;
       dloads(2,i) = str2num(cellarray{1}{cellno});
       for j = 1 : ndof
         cellno = cellno + 1;
         dloads(j+2,i) = str2num(cellarray{1}{cellno});
       end;
    end;
    
 end
  function plotmesh(coords,ncoord,nnode,connect,nelem,elident,nelnodes,color)
% Function to plot a mesh.  
    f2D_3 = [1,2,3];
    f2D_4 = [1,2,3,4];
    f2D_6 = [1,4,2,5,3,6];
    f2D_8 = [1,5,2,6,3,7,4,8];
    f3D_4 = [[1,2,3];[1,4,2];[2,4,3];[3,4,1]];
    f3D_10 = [[1,5,2,6,3,7];[1,8,4,9,2,5];[2,9,4,10,3,6];[3,10,4,8,1,7]];
    f3D_8 = [[1,2,3,4];[5,8,7,6];[1,5,6,2];[2,3,7,6];[3,7,8,4];[4,8,5,1]];
    f3D_20 = [[1,9,2,10,3,11,4,12];[5,16,8,15,7,14,6,13];
              [1,17,5,13,6,18,2,9];[2,18,6,14,7,19,3,10];
              [3,19,7,15,8,20,4,11];[4,20,8,16,5,17,1,12]];

   hold on
   if (ncoord==2)  % Plot a 2D mesh
       for lmn = 1:nelem
           for i = 1:nelnodes(lmn)
               x(i,1:2) = coords(1:2,connect(i,lmn));
           end
           scatter(x(:,1),x(:,2),'MarkerFaceColor','r');
           if (nelnodes(lmn)==3) 
               patch('Vertices',x,'Faces',f2D_3,'FaceColor','none','EdgeColor',color);
           elseif (nelnodes(lmn)==4)
               patch('Vertices',x,'Faces',f2D_4,'FaceColor','none','EdgeColor',color);
           elseif (nelnodes(lmn)==6) 
               patch('Vertices',x,'Faces',f2D_6,'FaceColor','none','EdgeColor',color);
           elseif (nelnodes(lmn)==8 || nelnodes(lmn)==9)
               patch('Vertices',x,'Faces',f2D_8,'FaceColor','none','EdgeColor',color);
           end
       end
   elseif (ncoord==3) % Plot a 3D mesh
       for lmn = 1:nelem
           for i = 1:nelnodes(lmn)
               x(i,1:3) = coords(1:3,connect(i,lmn));
           end
           scatter3(x(:,1),x(:,2),x(:,3),'MarkerFaceColor','r');
           if (nelnodes(lmn)==4) 
               patch('Vertices',x,'Faces',f3D_4,'FaceColor','none','EdgeColor',color);
           elseif (nelnodes(lmn)==10)
               patch('Vertices',x,'Faces',f3D_10,'FaceColor','none','EdgeColor',color);
           elseif (nelnodes(lmn)==8) 
               patch('Vertices',x,'Faces',f3D_8,'FaceColor','none','EdgeColor',color);
           elseif (nelnodes(lmn)==20)
               patch('Vertices',x,'Faces',f3D_20,'FaceColor','none','EdgeColor',color);
           end
       end    
   end
   axis equal
   hold off
  end
  
  
